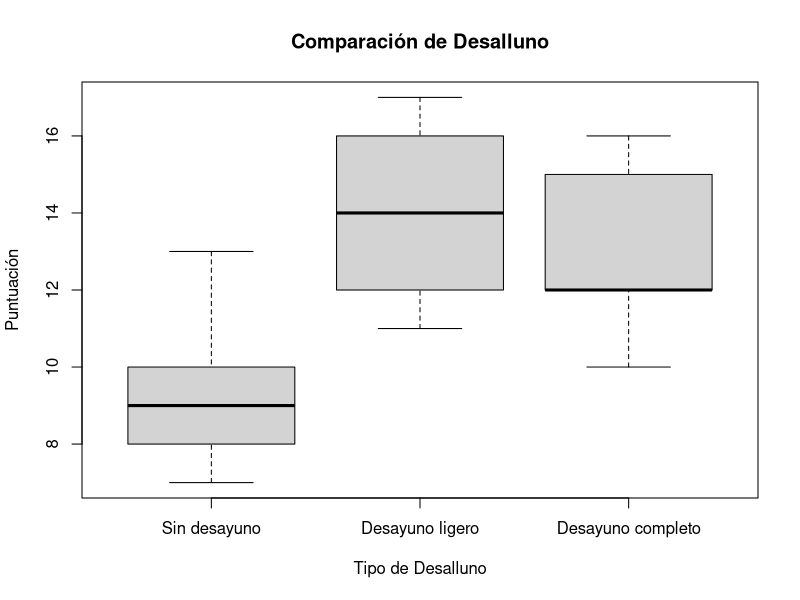

Generate this figure with R:
## ---- chunk 1
library(dplyr)
library(ggplot2)
## ---- chunk 2
# Crear el data frame
datos <- data.frame(
  Tipo_desayuno = factor(rep(c("Sin desayuno", "Desayuno ligero", "Desayuno completo"), 
                            each = 5),
                        levels = c("Sin desayuno", "Desayuno ligero", "Desayuno completo")),
  Puntuacion = c(8, 7, 9, 13, 10,    # Sin desayuno
                 14, 16, 12, 17, 11, # Desayuno ligero
                 10, 12, 16, 15, 12) # Desayuno completo
)
## ---- chunk 3
# Ver las primeras filas del data frame
head(datos)

## ---- chunk 4

df <- group_by(datos,Tipo_desayuno)

resumen <- df %>% summarise(     
          Promedio = mean(Puntuacion),
          Desviacion_estandar = sd(Puntuacion),
          n = n()
          )
resumen
## ---- chunk 5
# Gráfico de cajas para visualizar las diferencias
boxplot(Puntuacion ~ Tipo_desayuno, data = datos, 
        main = "Comparación de Desalluno",
        xlab = "Tipo de Desalluno", ylab = "Puntuación")

## ---- chunk 6

# Realizar el análisis de varianza (ANOVA)
modelo_anova <- aov(Puntuacion ~ Tipo_desayuno, data = datos)

summary(modelo_anova)
## ---- chunk 7
# Opcional: pruebas post-hoc (Tukey HSD) si el ANOVA es significativo
if(summary(modelo_anova)[[1]]$'Pr(>F)'[1] < 0.05) {
  tukey_result <- TukeyHSD(modelo_anova)
  print(tukey_result)
}
